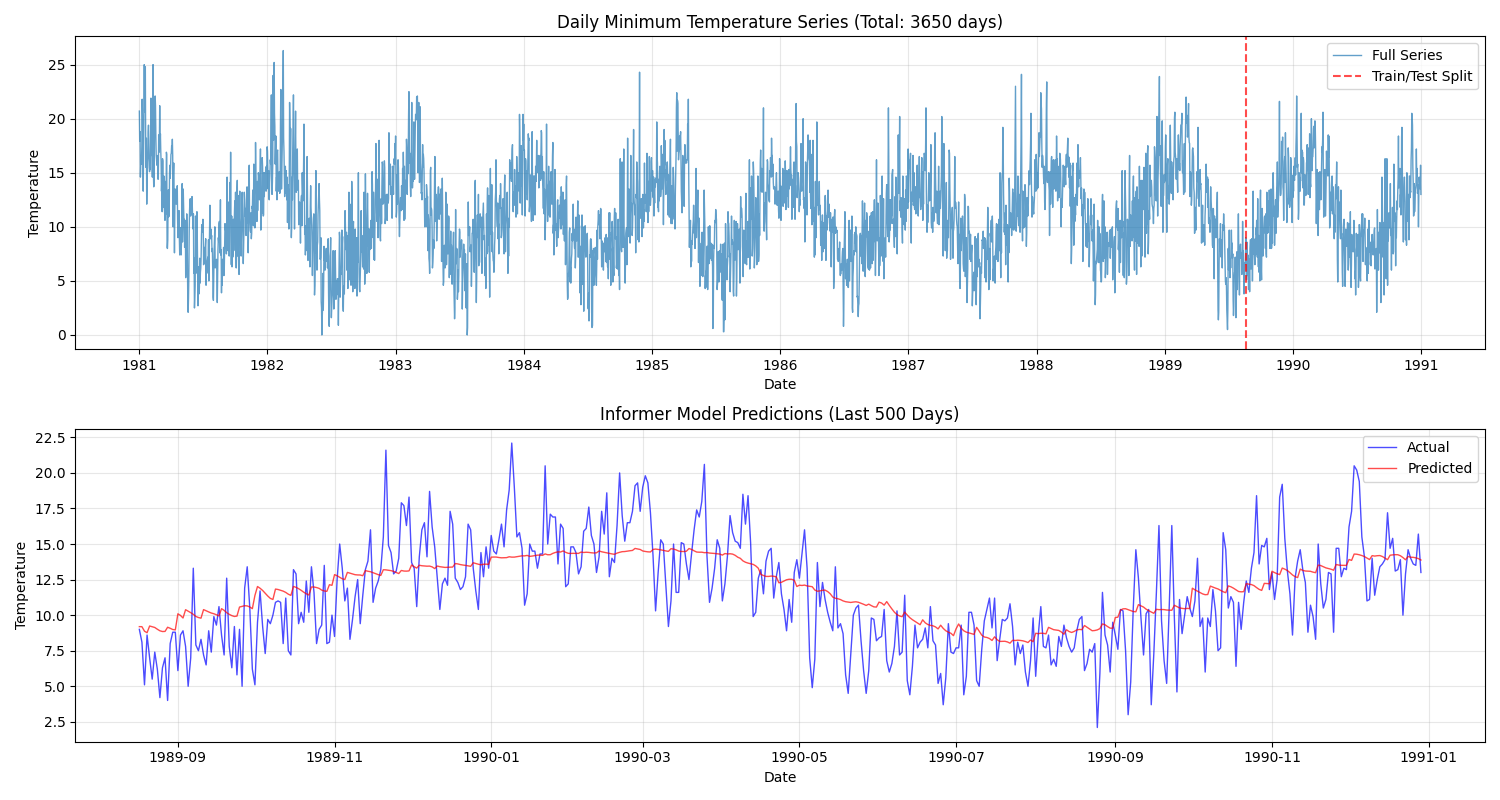

Write Python code to recreate this figure.
import warnings
warnings.filterwarnings('ignore')

import numpy as np
import pandas as pd
import torch
import torch.nn as nn
import torch.optim as optim
from torch.utils.data import Dataset, DataLoader
import matplotlib.pyplot as plt
from sklearn.preprocessing import StandardScaler
from sklearn.metrics import mean_squared_error, mean_absolute_error
import random

# 定义设置随机种子的函数，确保模型训练结果可复现（每次运行代码结果一致）
def setup_seed(seed):
    torch.manual_seed(seed)  # 设置PyTorch CPU的随机种子
    torch.cuda.manual_seed_all(seed)  # 设置PyTorch GPU的随机种子（多GPU也生效）
    np.random.seed(seed)  # 设置numpy的随机种子
    random.seed(seed)     # 设置Python原生random库的随机种子
    torch.backends.cudnn.deterministic = True  # 禁用cuDNN的随机化算法，保证结果可复现


setup_seed(42)
device = torch.device("mps" if torch.backends.mps.is_available() else
                      "cuda" if torch.cuda.is_available() else
                      "cpu")

dataset = pd.read_csv("daily-minimum-temperatures.csv")
dataset.columns = ["Date", "Temperatures"]
dataset['Temperatures'] = pd.to_numeric(dataset['Temperatures'], errors='coerce')
dataset['Temperatures'] = dataset['Temperatures'].fillna(method='ffill').fillna(method='bfill')
dataset['Date'] = pd.to_datetime(dataset['Date'])
DATA_START_DATE = dataset['Date'].iloc[0]


# 数据预处理
class TimeSeriesDataset(Dataset):
    def __init__(self, data, seq_len, pred_len, stride=1):
        # 初始化函数：接收原始时序数据、输入序列长度、预测序列长度、步长
        self.data = data           # 原始标准化后的时序数据（一维数组）
        self.seq_len = seq_len     # 输入模型的历史序列长度（用前seq_len个点预测未来）
        self.pred_len = pred_len   # 需要预测的未来序列长度（预测后pred_len个点）
        self.stride = stride       # 滑动窗口的步长，控制样本生成的密度

    def __len__(self):
        # 重写__len__方法：返回数据集的样本数量（滑动窗口生成样本）
        # 计算逻辑：总数据长度 - 输入序列长度 - 预测序列长度，除以步长后加1
        n = (len(self.data) - self.seq_len - self.pred_len) // self.stride + 1
        return max(0, n)  # 确保样本数量非负，避免无效值

    def __getitem__(self, idx):
        # 重写__getitem__方法：根据索引idx返回单个样本（输入序列+目标序列+时间特征）
        start_idx = idx * self.stride   # 计算当前样本的起始索引（按步长滑动）
        end_idx = start_idx + self.seq_len  # 输入序列的结束索引
        pred_end_idx = end_idx + self.pred_len  # 目标序列的结束索引

        # 提取输入序列x（历史数据）和目标序列y（待预测数据）
        seq_x = self.data[start_idx:end_idx]
        seq_y = self.data[end_idx:pred_end_idx]

        # 生成对应序列的日期范围，用于构建时间特征（年、月、日、星期）
        dates = pd.date_range(start=DATA_START_DATE + pd.Timedelta(days=start_idx),
                              periods=self.seq_len + self.pred_len, freq='D')

        # 初始化时间特征列表，用于存储每个日期的4个时间特征
        time_features = []
        for date in dates:
            # 对每个日期，提取年、月、日、星期几（weekday()返回0-6，对应周一到周日）
            time_features.append([
                (date.year - 1981) / 9,  # 年份归一化：1981-1990共9年，缩放到0-1
                date.month / 12,  # 月份归一化：缩放到0-1
                date.day / 31,  # 日期归一化：缩放到0-1
                date.weekday() / 6  # 星期归一化：缩放到0-1
            ])
        # 将时间特征列表转换为float32类型的numpy数组，符合PyTorch输入要求
        time_features = np.array(time_features, dtype=np.float32)

        # 拆分时间特征：输入序列对应的时间特征x_mark，目标序列对应的时间特征y_mark
        x_mark = time_features[:self.seq_len]
        y_mark = time_features[self.seq_len:]

        dec_input = np.zeros((self.pred_len, 1), dtype=np.float32)
        dec_input[:1, 0] = seq_x[-1]  # 第一个预测点用历史最后一个值

        # 返回字典格式的样本，包含输入序列、输入时间特征、目标序列、目标时间特征、真实标签
        return {
            'x_enc': torch.FloatTensor(seq_x).unsqueeze(-1),  # 输入序列x，增加最后一维（特征维度）
            'x_mark_enc': torch.FloatTensor(x_mark),  # 输入序列对应的时间特征
            'x_dec': torch.FloatTensor(dec_input),  # 解码器输入序列（此处用目标序列填充）
            'x_mark_dec': torch.FloatTensor(y_mark),  # 目标序列对应的时间特征
            'y': torch.FloatTensor(seq_y)  # 真实标签（待预测的气温序列）
        }


# 参数设置
seq_len = 200    # 输入序列长度：用前200天的气温数据作为历史输入
pred_len = 500   # 预测序列长度：预测未来500天的气温数据
batch_size = 32  # 批次大小：每次训练传入32个样本，平衡训练速度和内存占用

# 初始化StandardScaler标准化器，用于对气温数据进行标准化处理
scaler = StandardScaler()
# 对气温数据进行标准化：先reshape为二维数组（符合scaler要求），再拟合并转换，最后展平为一维数组
data_scaled = scaler.fit_transform(dataset['Temperatures'].values.reshape(-1, 1)).flatten()

# 划分训练集和测试集：确保测试集包含最后seq_len+pred_len个数据（用于最终预测验证）
train_size = len(data_scaled) - pred_len - seq_len
train_data = data_scaled[:train_size]   # 训练集：前train_size个标准化后的数据
test_data = data_scaled[train_size:]    # 测试集：剩余数据（包含输入序列和目标序列）

# 实例化自定义训练数据集，步长设为5（减少样本数量，提升训练速度）
train_dataset = TimeSeriesDataset(train_data, seq_len, pred_len, stride=5)
# 实例化DataLoader数据迭代器：封装训练数据集，开启打乱顺序，关闭多线程加载
train_loader = DataLoader(train_dataset, batch_size=batch_size, shuffle=True, num_workers=0)


# 简化版的Informer模型
class SimplifiedInformer(nn.Module):
    def __init__(self, enc_in=1, dec_in=1, c_out=1, seq_len=96, label_len=48, pred_len=20,
                 d_model=128, n_heads=4, e_layers=2, d_layers=1, d_ff=256,
                 dropout=0.1, device=device):
        super(SimplifiedInformer, self).__init__()
        self.pred_len = pred_len  # 预测序列长度
        self.d_model = d_model    # 模型嵌入维度（特征映射后的维度）

        # 编码器嵌入层：将输入序列（1维气温+4维时间特征：年、月、日、星期）映射到d_model维
        self.enc_embedding = nn.Linear(enc_in + 4, d_model)

        # 解码器嵌入层：将解码器输入序列（1维气温+4维时间特征）映射到d_model维
        self.dec_embedding = nn.Linear(dec_in + 4, d_model)

        # 位置编码层：为序列添加位置信息（Transformer本身无位置感知能力）
        self.pos_encoder = PositionalEncoding(d_model, max_len=5000)

        # 编码器：使用PyTorch的TransformerEncoder，由多个EncoderLayer组成
        self.encoder = nn.TransformerEncoder(
            # 单个编码器层配置：嵌入维度、注意力头数、前馈网络维度、 dropout率
            nn.TransformerEncoderLayer(
                d_model=d_model,
                nhead=n_heads,
                dim_feedforward=d_ff,
                dropout=dropout,
                batch_first=True  # 设置batch为第一维度（[batch, seq_len, d_model]）
            ),
            num_layers=e_layers   # 编码器层数
        )

        # 解码器：使用PyTorch的TransformerDecoder，由多个DecoderLayer组成
        self.decoder = nn.TransformerDecoder(
            # 单个解码器层配置：与编码器层参数对应
            nn.TransformerDecoderLayer(
                d_model=d_model,
                nhead=n_heads,
                dim_feedforward=d_ff,
                dropout=dropout,
                batch_first=True  # 设置batch为第一维度
            ),
            num_layers=d_layers   # 解码器层数
        )

        # 输出投影层：将解码器输出的d_model维特征映射为1维（气温预测值）
        self.projection = nn.Linear(d_model, c_out)

    def forward(self, x_enc, x_mark_enc, x_dec, x_mark_dec):
        # 前向传播函数：定义模型数据流动路径
        # 编码器部分：拼接气温特征和时间特征，再嵌入+位置编码+编码
        enc_input = torch.cat([x_enc, x_mark_enc], dim=-1)  # 拼接：[batch, seq_len, 1+4]
        enc_embedded = self.enc_embedding(enc_input)   # 嵌入映射：[batch, seq_len, d_model]
        enc_embedded = self.pos_encoder(enc_embedded)  # 添加位置编码

        memory = self.encoder(enc_embedded)  # 编码器输出：作为解码器的记忆信息

        # 解码器部分：拼接气温特征和时间特征，再嵌入+位置编码+解码
        dec_input = torch.cat([x_dec, x_mark_dec], dim=-1)  # 拼接：[batch, pred_len, 1+4]
        dec_embedded = self.dec_embedding(dec_input)  # 嵌入映射：[batch, pred_len, d_model]
        dec_embedded = self.pos_encoder(dec_embedded)  # 添加位置编码

        output = self.decoder(dec_embedded, memory)  # 解码器输出：结合自身输入和编码器记忆
        output = self.projection(output)  # 投影到1维：[batch, pred_len, 1]

        return output[:, -self.pred_len:, :]  # 只返回预测长度的输出（确保输出长度与目标序列一致）


# 定义位置编码类
class PositionalEncoding(nn.Module):
    def __init__(self, d_model, max_len=5000):
        super(PositionalEncoding, self).__init__()
        # 初始化位置编码矩阵pe：[max_len, d_model]，存储所有位置的编码信息
        pe = torch.zeros(max_len, d_model)
        # 生成位置索引：[max_len, 1]，表示每个位置的序号
        position = torch.arange(0, max_len, dtype=torch.float).unsqueeze(1)
        # 计算位置编码的分母项（指数衰减）
        div_term = torch.exp(torch.arange(0, d_model, 2).float() * (-np.log(10000.0) / d_model))
        # 偶数位置用正弦函数填充位置编码
        pe[:, 0::2] = torch.sin(position * div_term)
        # 奇数位置用余弦函数填充位置编码
        pe[:, 1::2] = torch.cos(position * div_term)
        # 增加batch维度：[1, max_len, d_model]，方便与批量序列拼接
        pe = pe.unsqueeze(0)
        # 将pe注册为缓冲区（不参与模型参数更新，仅作为固定特征）
        self.register_buffer('pe', pe)

    def forward(self, x):
        # 前向传播：将输入序列x与对应长度的位置编码相加
        return x + self.pe[:, :x.size(1), :]


# 创建模型
model = SimplifiedInformer(
    enc_in=1,  # 编码器输入特征维度（气温为1维）
    dec_in=1,  # 解码器输入特征维度（气温为1维）
    c_out=1,   # 模型输出特征维度（预测气温为1维）
    seq_len=seq_len,     # 输入序列长度（200）
    label_len=pred_len,  # 标签序列长度（500）
    pred_len=pred_len,   # 预测序列长度（500）
    d_model=128,   # 嵌入维度（128）
    n_heads=4,     # 多头注意力头数（4）
    e_layers=2,    # 编码器层数（2）
    d_layers=1,    # 解码器层数（1）
    d_ff=256,      # 前馈网络隐藏层维度（256）
    dropout=0.1,   # Dropout正则化率（0.1，防止过拟合）
    device=device
).to(device)
print(model)

criterion = nn.MSELoss()
optimizer = optim.Adam(model.parameters(), lr=0.001)
# 定义学习率调度器：ReduceLROnPlateau，当训练损失不再下降时，自动降低学习率
scheduler = optim.lr_scheduler.ReduceLROnPlateau(optimizer, mode='min', factor=0.5, patience=5)


# 定义单轮训练函数：完成一次训练集的迭代训练，返回平均损失
def train_epoch(model, dataloader, criterion, optimizer, device):
    model.train()    # 将模型设为训练模式（启用Dropout等正则化）
    total_loss = 0   # 初始化总损失

    # 遍历DataLoader中的每个批次数据
    for batch in dataloader:
        x_enc = batch['x_enc'].to(device)
        x_mark_enc = batch['x_mark_enc'].to(device)
        x_dec = batch['x_dec'].to(device)
        x_mark_dec = batch['x_mark_dec'].to(device)
        y = batch['y'].to(device)

        optimizer.zero_grad()

        # 前向传播
        outputs = model(x_enc, x_mark_enc, x_dec, x_mark_dec)

        # 计算损失：预测输出与真实标签的MSE损失（标签增加最后一维，匹配输出形状）
        loss = criterion(outputs, y.unsqueeze(-1))

        # 反向传播
        loss.backward()
        # 梯度裁剪：限制梯度最大范数为1.0，防止梯度爆炸
        torch.nn.utils.clip_grad_norm_(model.parameters(), max_norm=1.0)
        optimizer.step()

        total_loss += loss.item()  # 累加批次损失（item()提取张量的标量值）
    # 返回本轮训练的平均损失（总损失除以批次数量）
    return total_loss / len(dataloader)

num_epochs = 20
train_losses = []  # 初始化列表，用于存储每轮训练的损失值

for epoch in range(num_epochs):
    # 调用单轮训练函数，得到本轮训练损失
    train_loss = train_epoch(model, train_loader, criterion, optimizer, device)
    # 学习率调度器更新：传入本轮损失，判断是否需要降低学习率
    scheduler.step(train_loss)
    train_losses.append(train_loss)  # 记录本轮损失

    if (epoch + 1) % 1 == 0:
        print(
            f'Epoch [{epoch + 1}/{num_epochs}], Train Loss: {train_loss:.4f}, LR: {optimizer.param_groups[0]["lr"]:.6f}')

# 准备最终预测的数据：提取标准化后数据的最后seq_len+pred_len个点（用于预测未来500天）
last_data = data_scaled[-(seq_len + pred_len):]
last_seq = last_data[:seq_len]   # 输入序列：最后200天的标准化气温数据
last_target = last_data[seq_len:]   # 目标序列：最后500天的标准化气温数据

# 生成对应数据的日期范围，用于构建时间特征
last_dates = pd.date_range(
    start=DATA_START_DATE + pd.Timedelta(days=len(data_scaled) - seq_len - pred_len),
    periods=seq_len + pred_len,
    freq='D'
)

# 构建最后一批数据的时间特征（年、月、日、星期）
last_time_features = []
for date in last_dates:
    last_time_features.append([
        (date.year - 1981) / 9,  # 年份归一化：1981-1990共9年，缩放到0-1
        date.month / 12,  # 月份归一化：缩放到0-1
        date.day / 31,  # 日期归一化：缩放到0-1
        date.weekday() / 6  # 星期归一化：缩放到0-1
    ])
# 转换为float32类型的numpy数组
last_time_features = np.array(last_time_features, dtype=np.float32)

# 拆分时间特征为编码器和解码器对应的特征
x_mark_enc = last_time_features[:seq_len]
x_mark_dec = last_time_features[seq_len:]

# 【修复】预测阶段解码器输入：和训练阶段一致，用历史最后一个值初始化+0填充
dec_input_pred = np.zeros((pred_len, 1), dtype=np.float32)
dec_input_pred[:1, 0] = last_seq[-1]  # 用历史最后一个值初始化

# 将数据转换为PyTorch张量，并增加batch维度（变为[1, seq_len, 1]），移动到指定设备
x_enc_tensor = torch.FloatTensor(last_seq).unsqueeze(0).unsqueeze(-1).to(device)
x_mark_enc_tensor = torch.FloatTensor(x_mark_enc).unsqueeze(0).to(device)
x_dec_tensor = torch.FloatTensor(dec_input_pred).unsqueeze(0).to(device)
x_mark_dec_tensor = torch.FloatTensor(x_mark_dec).unsqueeze(0).to(device)

# 进行预测
model.eval()
with torch.no_grad():
    pred_scaled = model(x_enc_tensor, x_mark_enc_tensor, x_dec_tensor, x_mark_dec_tensor)

# 反标准化：将预测结果和真实结果恢复为原始气温尺度
pred_scaled_np = pred_scaled.cpu().numpy().reshape(-1, 1)  # 转为numpy数组并调整形状
pred_original = scaler.inverse_transform(pred_scaled_np).flatten()  # 反标准化后展平
actual_original = scaler.inverse_transform(last_target.reshape(-1, 1)).flatten()   # 真实值反标准化后展平

# 创建结果汇总DataFrame，存储日期、真实气温、预测气温
results = pd.DataFrame({
    'Date': last_dates[seq_len:],  # 预测对应的日期
    'Actual': actual_original,     # 原始真实气温
    'Predicted': pred_original     # 模型预测气温
})

# 计算最后500天预测的评估指标，量化模型性能
last_mse = mean_squared_error(results['Actual'], results['Predicted'])
last_rmse = np.sqrt(last_mse)  # 均方根误差（RMSE），量纲与原始数据一致
last_mae = mean_absolute_error(results['Actual'], results['Predicted'])
# 平均绝对百分比误差（MAPE），反映相对误差大小
last_mape = np.mean(np.abs((results['Actual'] - results['Predicted']) / results['Actual'])) * 100

print("\n最后500天的预测性能指标:")
print(f"均方误差 (MSE): {last_mse:.4f}")
print(f"均方根误差 (RMSE): {last_rmse:.4f}")
print(f"平均绝对误差 (MAE): {last_mae:.4f}")
print(f"平均绝对百分比误差 (MAPE): {last_mape:.2f}%")

# 可视化
plt.figure(figsize=(15, 8))

# 完整序列
# 第一个子图：2行1列的第1个，展示完整气温时间序列
plt.subplot(2, 1, 1)
plt.plot(dataset['Date'], dataset['Temperatures'], label='Full Series', alpha=0.7, linewidth=1)
split_idx = len(dataset) - pred_len
plt.axvline(x=dataset['Date'].iloc[split_idx], color='red', linestyle='--',
            label='Train/Test Split', alpha=0.7)
plt.title(f'Daily Minimum Temperature Series (Total: {len(dataset)} days)')
plt.xlabel('Date')
plt.ylabel('Temperature')
plt.legend()
plt.grid(True, alpha=0.3)

# 第二个子图：2行1列的第2个，展示最后500天的预测结果与真实值对比
plt.subplot(2, 1, 2)
plt.plot(results['Date'], results['Actual'], 'b-', label='Actual', alpha=0.7, linewidth=1)
plt.plot(results['Date'], results['Predicted'], 'r-', label='Predicted', alpha=0.7, linewidth=1)
plt.title(f'Informer Model Predictions (Last {pred_len} Days)')
plt.xlabel('Date')
plt.ylabel('Temperature')
plt.legend()
plt.grid(True, alpha=0.3)

plt.tight_layout()  # 自动调整子图间距，避免标签重叠
plt.show()
